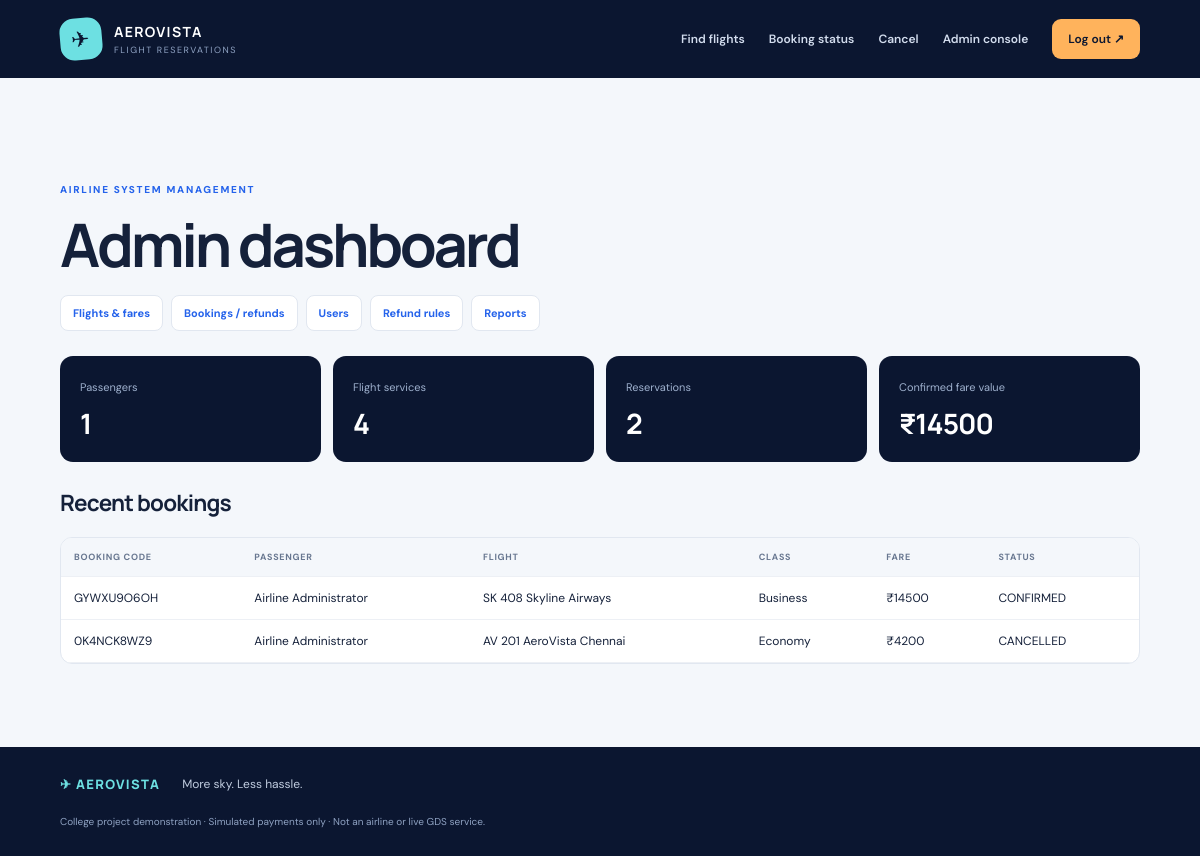
The page /admin (signed in) on the database its author committed.
### tables this page shows
CREATE TABLE bookings(id INTEGER PRIMARY KEY,booking_code TEXT UNIQUE NOT NULL,user_id INTEGER REFERENCES users(id),flight_id INTEGER REFERENCES flights(id),class_name TEXT,journey_date TEXT,passenger_names TEXT,passenger_ages TEXT,passenger_count INTEGER,total_fare REAL,status TEXT DEFAULT 'CONFIRMED',payment_mode TEXT,payment_status TEXT,refund_amount REAL DEFAULT 0,created_at TEXT DEFAULT CURRENT_TIMESTAMP);

CREATE TABLE users(id INTEGER PRIMARY KEY,name TEXT NOT NULL,email TEXT UNIQUE NOT NULL,password_hash TEXT NOT NULL,role TEXT DEFAULT 'passenger',created_at TEXT DEFAULT CURRENT_TIMESTAMP);

CREATE TABLE flights(id INTEGER PRIMARY KEY,number TEXT UNIQUE NOT NULL,name TEXT NOT NULL,origin TEXT NOT NULL,destination TEXT NOT NULL,departure TEXT NOT NULL,arrival TEXT NOT NULL,journey_date TEXT NOT NULL,zone TEXT DEFAULT 'South',active INTEGER DEFAULT 1);

### app.py (the view)
@app.route("/admin")
@admin_required
def admin():
 with db() as c:
  stats={"users":c.execute("SELECT COUNT(*) n FROM users WHERE role='passenger'").fetchone()["n"],"flights":c.execute("SELECT COUNT(*) n FROM flights").fetchone()["n"],"bookings":c.execute("SELECT COUNT(*) n FROM bookings").fetchone()["n"],"revenue":c.execute("SELECT COALESCE(SUM(total_fare),0) n FROM bookings WHERE status='CONFIRMED'").fetchone()["n"]}
  bs=c.execute("SELECT b.*,u.name passenger,t.name flight_name,t.number FROM bookings b JOIN users u ON u.id=b.user_id JOIN flights t ON t.id=b.flight_id ORDER BY b.created_at DESC LIMIT 8").fetchall()
 return render_template("admin/dashboard.html",stats=stats,bs=bs)

### app.py (called while the page is built)
def db():
 c=sqlite3.connect(DB); c.row_factory=sqlite3.Row; c.execute("PRAGMA foreign_keys=ON"); return c

def me():
 if not session.get("uid"): return None
 with db() as c: return c.execute("SELECT id,name,email,role FROM users WHERE id=?",(session["uid"],)).fetchone()

def admin_required(f):
 @wraps(f)
 def w(*a,**k):
  u=me()
  if not u or u["role"]!="admin": flash("Administrator access required.","danger"); return redirect(url_for("login"))
  return f(*a,**k)
 return w

@app.context_processor
def ctx(): return {"current_user":me(),"today":date.today().isoformat()}

### templates/admin/dashboard.html
{% extends "base.html" %}{% block content %}<section class="content"><span class="eyebrow">AIRLINE SYSTEM MANAGEMENT</span><h1>Admin dashboard</h1><div class="adminnav"><a href="{{ url_for('admin_flights') }}">Flights & fares</a><a href="{{ url_for('admin_bookings') }}">Bookings / refunds</a><a href="{{ url_for('admin_users') }}">Users</a><a href="{{ url_for('rules') }}">Refund rules</a><a href="{{ url_for('reports') }}">Reports</a></div><div class="stats">{% for k,v in [('Passengers',stats.users),('Flight services',stats.flights),('Reservations',stats.bookings),('Confirmed fare value','₹%.0f'|format(stats.revenue))] %}<div><small>{{ k }}</small><h2>{{ v }}</h2></div>{% endfor %}</div><h2>Recent bookings</h2><div class="tablewrap"><table><tr><th>BOOKING CODE</th><th>Passenger</th><th>Flight</th><th>Class</th><th>Fare</th><th>Status</th></tr>{% for b in bs %}<tr><td>{{ b.booking_code }}</td><td>{{ b.passenger }}</td><td>{{ b.number }} {{ b.flight_name }}</td><td>{{ b.class_name }}</td><td>₹{{ "%.0f"|format(b.total_fare) }}</td><td>{{ b.status }}</td></tr>{% endfor %}</table></div></section>{% endblock %}

### static/style.css (style rules this page uses)
:root { --navy:#0b1630;--navy2:#13264a;--blue:#2563eb;--cyan:#6de0e2;--orange:#ffb35c;--ink:#15213a;--muted:#6f7d93;--paper:#f4f7fb;--line:#e1e7f0;--white:#fff;--shadow:0 20px 60px rgba(11,22,48,.09) }
* { box-sizing:border-box }
html { scroll-behavior:smooth }
body { margin:0;background:var(--paper);color:var(--ink);font-family:'DM Sans',sans-serif;font-size:15px }
a { color:var(--blue);text-decoration:none }
h1,h2,h3,b,strong { font-family:Manrope,'DM Sans',sans-serif }
h1 { font-size:clamp(2.2rem,5vw,4.3rem);letter-spacing:-.055em;line-height:1.04;margin:15px 0 }
h2 { letter-spacing:-.035em }
.content { max-width:1250px;margin:0 auto;padding:100px 5% 65px }
.eyebrow { font-size:10px;font-weight:800;letter-spacing:.17em;color:var(--blue) }
.adminnav { display:flex;flex-wrap:wrap;gap:8px;margin:20px 0 }
.adminnav a { background:white;border:1px solid var(--line);padding:10px 12px;border-radius:8px;font-size:11px;font-weight:700 }
.stats { display:grid;grid-template-columns:repeat(auto-fit,minmax(150px,1fr));gap:12px;margin:25px 0 }
.stats>div { background:var(--navy);color:white;border-radius:13px;padding:20px }
.stats small { color:#9eb0cd;font-size:11px }
.stats h2 { font-size:28px;margin:8px 0 0 }
.tablewrap { overflow-x:auto;background:white;border:1px solid var(--line);border-radius:12px;margin:18px 0 }
table { width:100%;border-collapse:collapse;font-size:12px }
th,td { text-align:left;padding:13px;border-bottom:1px solid #edf0f5;vertical-align:top }
th { background:#f4f7fb;color:#687790;font-size:9px;letter-spacing:.08em;text-transform:uppercase }

### rows shown on the page
bookings: booking_code "GYWXU9O6OH", passenger "Airline Administrator", number "SK 408", flight_name "Skyline Airways", class_name "Business", total_fare "14500", status "CONFIRMED"
bookings: booking_code "0K4NCK8WZ9", passenger "Airline Administrator", number "AV 201", flight_name "AeroVista Chennai", class_name "Economy", total_fare "4200", status "CANCELLED"

### other values the page prints
{{ k }} "Passengers" "Flight services" "Reservations" "Confirmed fare value"
{{ v }} "1" "4" "2" "₹14500"
